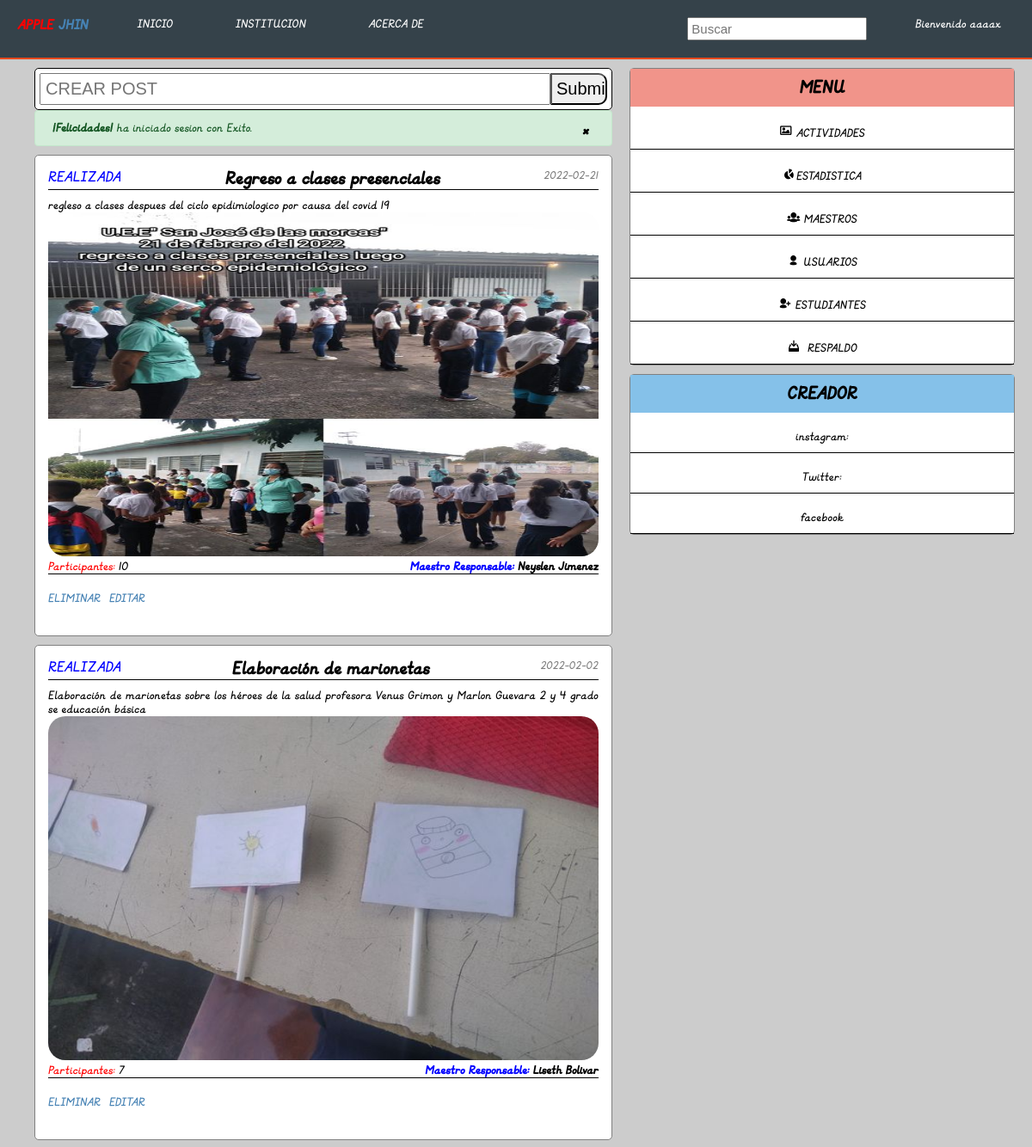
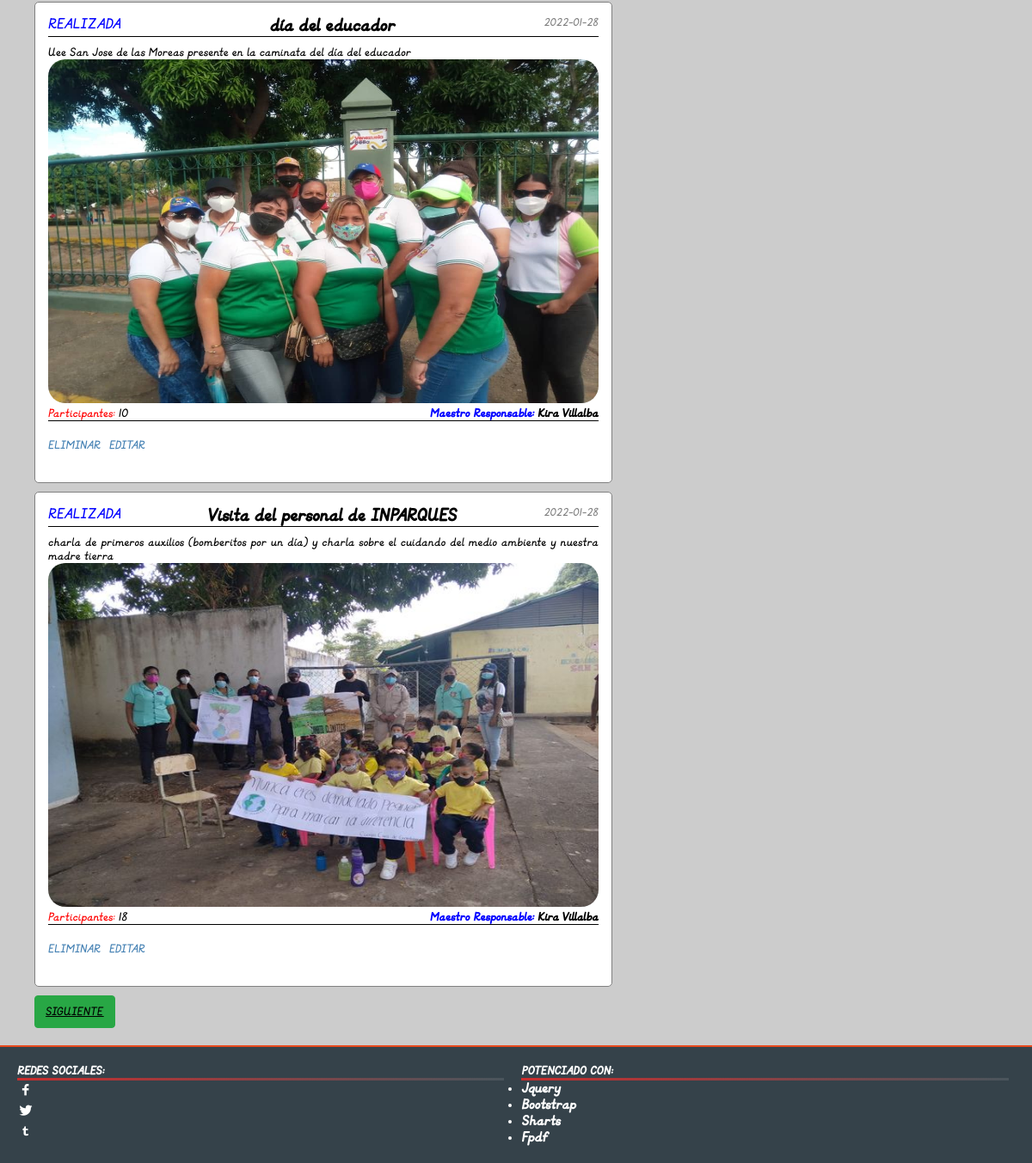
Screenshot of /perfil/inicio.php?validar_user=1&success=true&pag=1 (signed in) with the database file from the repository (2 pictures, top to bottom).
### tables this page shows
CREATE TABLE `actividad` (
  `id_actividad` int(11) NOT NULL AUTO_INCREMENT,
  `nombre` varchar(62) NOT NULL,
  `tipo` varchar(59) NOT NULL,
  `descripcion` text NOT NULL,
  `fecha` varchar(56) NOT NULL,
  `imagen` varchar(300) NOT NULL,
  `idenm` int(250) NOT NULL,
  `maestro_r` varchar(250) NOT NULL,
  `num_integ` int(50) NOT NULL,
  PRIMARY KEY (`id_actividad`)
);

### php/actividades/conexion.php (called while the page is built, shortened)
<?php
	class conexion
	{
		private $host;
		private $user;
		private $password;
		private $database;
		function __construct(){
			$this->host 	= "localhost";
			$this->user 	= "root";
			$this->password = "";
			$this->database = "sanjose";
		}
		public function conectar(){
			$conexion = mysqli_connect($this->host, $this->user, $this->password, $this->database);
			return $conexion;
		}
	}
 ?>

### php/actividades/actividad.php (called while the page is built, shortened)
<?php
	require "conexion.php";
	class actividad
	{
		public $link;
		function __construct()
		{
			$this->conn  = new conexion();
			$this->link  = $this->conn->conectar();
		}
		public function getAct()
		{
			$query  = "SELECT * FROM actividad";
			$result = mysqli_query($this->link, $query);
			$data   = mysqli_affected_rows($this->link);
			return $data;
		}
		public function getActividad()
		{
			$query  = "SELECT * FROM actividad";
			$result = mysqli_query($this->link, $query);
			$data   = array();
			while ($data[] = mysqli_fetch_assoc($result));
			array_pop($data);
			rsort($data);
			return $data;
		}
		public function getActividadlol($tamaño, $begin)
		{
			$cont = 0;
			$contador = $this->getActividad();
			foreach($contador as $column => $value){
				$cont++;
			}
			if($begin == 0){
				$begin = $cont;
				$tamaño = $begin - $tamaño;
			}
			else{
				$begin = $cont - $begin;
				$tamaño = $begin - $tamaño;
				if($begin < 1){
					$begin = 1;
				}
			}
			$query  = "SELECT * FROM actividad LIMIT $tamaño,$begin";
			$result = mysqli_query($this->link, $query);
			$data   = array();
			while ($data[] = mysqli_fetch_assoc($result));
			array_pop($data);
			rsort($data);
			return $data;
		}
		}
?>

### perfil/inicio.php (the view, shortened to what this page needs)
	<?php
		include "../php/actividades/actividad.php";
		$actividad = new actividad();
		$act1 = new actividad();
		$act = $act1->getAct();
		if (isset($_POST['buscar'])) {
			$busqueda = $_POST['buscar'];
			$actividad = $actividad->buscarActividad($busqueda);
		}
		else{
	$tamaño = 4;
		$begin  = ($_GET['pag'] - 1) * $tamaño;
		$actividad = $actividad->getActividadlol($tamaño, $begin);
		}
	?>
	<!DOCTYPE html>
	<html>
	<head>
		<link rel="stylesheet" type="text/css" href="../css/estilos.css">
		<link rel="stylesheet" type="text/css" href="../css/bootstrap.css">
	</head>
	<body style="background-color: rgba(0,0,0,0.2);">
	<?php include "../php/acceso2.php"; ?>
		<main class="container" style="display: flex; background-color: rgba(0,0,0,0);">
			<div class="wall">
			<?php if($_SESSION['cuenta'] == 'administrador'){?>
				<div class="post">
					<form action="newpost.php" method="GET">
						<input type="text" name="pos" placeholder="CREAR POST"><input type="submit" name="">
					</form>
				</div>	<?php } ?>
				<?php include "../php/acceso.php"; ?>
				<?php  $e = 0;
					if (count($actividad)>0) {
						foreach ($actividad as $column => $value) {
				?>
				<div class="wall-p" style="cursor: pointer;">
					<span class="date-p"><?php echo $value['fecha'];?></span>
					<?php if($value['tipo'] == "REALIZADA"){?>
					<span class="tag-p2" ><?=$value['tipo'];?></span>
					<?php } ?>
					<div class="wall-t">
						<h2><?php echo $value['nombre'];?></h2>
					</div>
					<div style="max-width: 100%; text-align: justify;">
						<?=$value['descripcion'];?>
					</div>
					<?php if ($value['imagen'] == "imagen/"){ ?>
					<?php } else{ ?>
					<img src="../php/actividades/<?=$value['imagen'];?>">
				<?php } ?><br>
					<b style="float: right;"> <span style="color: blue;">Maestro Responsable:</span> <?=$value['maestro_r'];?></b>
					<span style="color: red;">Participantes: </span><?=$value['num_integ'];?>
					<div class="option">
						<?php if($_SESSION['cuenta'] == 'administrador'){?>
					<div class="opciones">
					<a href="../php/actividades/actividad_controler.php?id=<?=$value['idenm'];?>&delete&img=<?=$value['imagen'];?>">ELIMINAR</a>
				</div>
				<div class="opciones" style="float: right;">
					<a href="editar_actividad.php?id=<?=$value['idenm'];?>">EDITAR</a>
				</div>
				<?php } ?>
			</div>
				</div><span class = "r" style="display: none;">3</span>
			<?php
		}
		}
			?>
			<div style="margin-top: 10px; display: flex; width: 100%;">
			<?php if (isset($_GET['pag'])) {
				if ($begin - $tamaño >= 0 ) {?>
				<a href="?pag=<?=$_GET['pag']-1?>" class = "btn btn-danger">ATRAS</a>
			<?php } if ($begin + $tamaño < $act ) { ?>
			 <a href="?pag=<?=$_GET['pag']+1?>" class = "btn btn-success" style = "float:right;">SIGUIENTE</a>
			 <?php } } ?>
			</div>
			</div>
			<div style="width: 40%;" class="raro">
			<div class="wall-s">
				<div class="title-m">
					<h2>MENU</h2>
				</div>
					<ul>
						<li><a href=""><span class ="icon-image"></span> ACTIVIDADES</a></li>
						<li><a href="estadistica.php?pag=1"> <span class = "icon-chart-pie"></span>ESTADISTICA</a></li>
						<?php if($_SESSION['cuenta'] == 'administrador'){?>
						<li><a href="maestros.php"><span class="icon-group"></span> MAESTROS</a></li>
						<li><a href="usuarios.php"><span class= "icon-user"></span> USUARIOS</a></li>
						<li><a href="estudiantes.php"><span class ="icon-user-add"></span> ESTUDIANTES</a></li>
						<li><a href="../php/respaldo/respaffl.php"><span class ="icon-download"> </span> RESPALDO</a></li>
						<?php } ?>
					</ul>
				</div>
			<div class="wall-sc">
				<div class="title-m">
					<h2>CREADOR</h2>
				</div>
					<ul>
						<li><a href=""> instagram:</a></li>
						<li><a href="estadistica.php"> Twitter:</a></li>
						<li><a href="maestros.php"> facebook</a></li>
					</ul>
				</div>
			</div>
		</main>
		<footer>
				<div class="separador">
					<div class="principal">
						<h4>REDES SOCIALES:</h4>
						<ul style="font-size: 20px;">
							<li><span class="icon-social-facebook"></span></li>
							<li><span class="icon-social-twitter"></span></li>
							<li><span class="icon-social-tumbler"></span></li>
						</ul>
					</div>
					<div class="aside">
						<h4>POTENCIADO CON:</h4>
						<ul>
							<li><h3>Jquery</h3></li>
							<li><h3>Bootstrap</h3></li>
							<li><h3>Sharts</h3></li>
							<li><h3>Fpdf</h3></li>
						</ul>
					</div>
				</div>
			</footer>
</body>
</html>

### css/estilos.css (style rules this page uses)
* { padding: 0; margin: 0; -moz-box-sizing:border-box; -o-box-sizing:border-box; box-sizing:border-box; -webkit-box-sizing:border-box; }
body { font-family: estilo; display: flex; flex-wrap: wrap; min-height: 100vh;background: rgba(0,0,0,0.2); }
header .titulo h2, ul { width: 90%; }
main { background-color: rgba(0,0,0,0); }
.title-m { padding: 10px; text-align: center; }
.wall-s .title-m, .wall-sx .title-m { background-color: #F1948A; }
.wall-sc .title-m { background-color: #85C1E9; }
.post { width: 100%; padding: 5px; display: flex; border: 1px solid black; }
.post input[type = text] { width: 90%; }
.post input[type = submit] { width: 10%; border-bottom-right-radius: 10px; border-top-right-radius: 10px; }
form { width: 100%; }
.post input, .org-p input { width: 90%; padding: 5px; font-size: 20px; }
.wall { width: 60%; margin: 10px; }
.wall-p { width: 100%; border: 1px gray solid; margin-top: 10px; padding: 15px; }
.wall-p img { width: 100%; max-height: 400px; }
.wall-s, .wall-sc, .wall-sx { width: 100%; margin: 10px; border: 1px gray solid; }
.wall-s ul, .wall-sx ul, .wall-sc ul { width: 100%; }
.wall-s ul li, .wall-sx ul li, .wall-sc ul li { list-style: none; display: block; border-bottom: 1px solid black; text-align: center; }
.wall-s ul li a, .wall-sx ul li a, .wall-sc ul li a { text-decoration: none; color: black;padding-bottom: 10px; padding-top:20px; display: block; transition: 300ms all ease; }
.wall-t { margin-bottom: 10px; border-bottom: solid 1px ; text-align: center; }
.post, .wall-p, .wall-s, .wall-sx, .wall-sc { background-color: white; border-radius: 5px; transition: 300ms all ease; }
main { background: white; }
.option { border-top: black 1px solid; width: 100%; padding-top: 20px; padding-bottom: 20px; display: flex; }
.option .opciones a { padding-top: 10px; padding-right: 10px; padding-bottom: 10px; text-decoration: none; color: steelblue; }
footer { width: 100%; align-self: flex-end; background-color: #35424a; border-top:2px solid #e8491d; color: white; padding: 10px; margin-top: 10px; }
footer .separador { display: flex; flex-wrap: wrap; }
footer .separador .principal h4, .aside h4 { border-bottom: 3px solid; border-image: linear-gradient(to right, #CB2D2D, rgba(255,255,255,0.1)); border-image-slice: 1; }
footer .separador .principal, .aside { width: 48%; margin:10px; }
footer .separador .principal ul { list-style: none; }

### css/flexslider.css (style rules this page uses)
* { margin: 0; padding: 0; -webkit-box-sizing: border-box; -moz-box-sizing: border-box; box-sizing: border-box; }

### perfil/inicio.php (style rules this page uses)
.date-p { float: right; font-size: 15px; color: grey; }
.tag-p2, .tag-p1, .tag-p3 { font-size: 20px; float: left; }
.tag-p2 { color: blue; }
.wall-p img { border-radius: 20px; }

### rows the page displays
actividad: fecha "2022-02-21", tipo "REALIZADA", nombre "Regreso a clases presenciales", descripcion "regleso a clases despues del ciclo epidimiologico por causa del covid 19", imagen (picture), maestro_r "Neyslen Jimenez", num_integ "10"
actividad: fecha "2022-02-02", tipo "REALIZADA", nombre "Elaboración de marionetas", descripcion "Elaboración de marionetas sobre los héroes de la salud profesora Venus Grimon y Marlon Guevara 2 y 4 grado se educación básica", imagen (picture), maestro_r "Liseth Bolivar", num_integ "7"
actividad: fecha "2022-01-28", tipo "REALIZADA", nombre "día del educador", descripcion "Uee San Jose de las Moreas presente en la caminata del día del educador", imagen (picture), maestro_r "Kira Villalba", num_integ "10"
actividad: fecha "2022-01-28", tipo "REALIZADA", nombre "Visita del personal de INPARQUES", descripcion "charla de primeros auxilios (bomberitos por un día) y charla sobre el cuidando del medio ambiente y nuestra madre tierra", imagen (picture), maestro_r "Kira Villalba", num_integ "18"

### other values shown
$_SESSION['usuario'] "aaaax"
